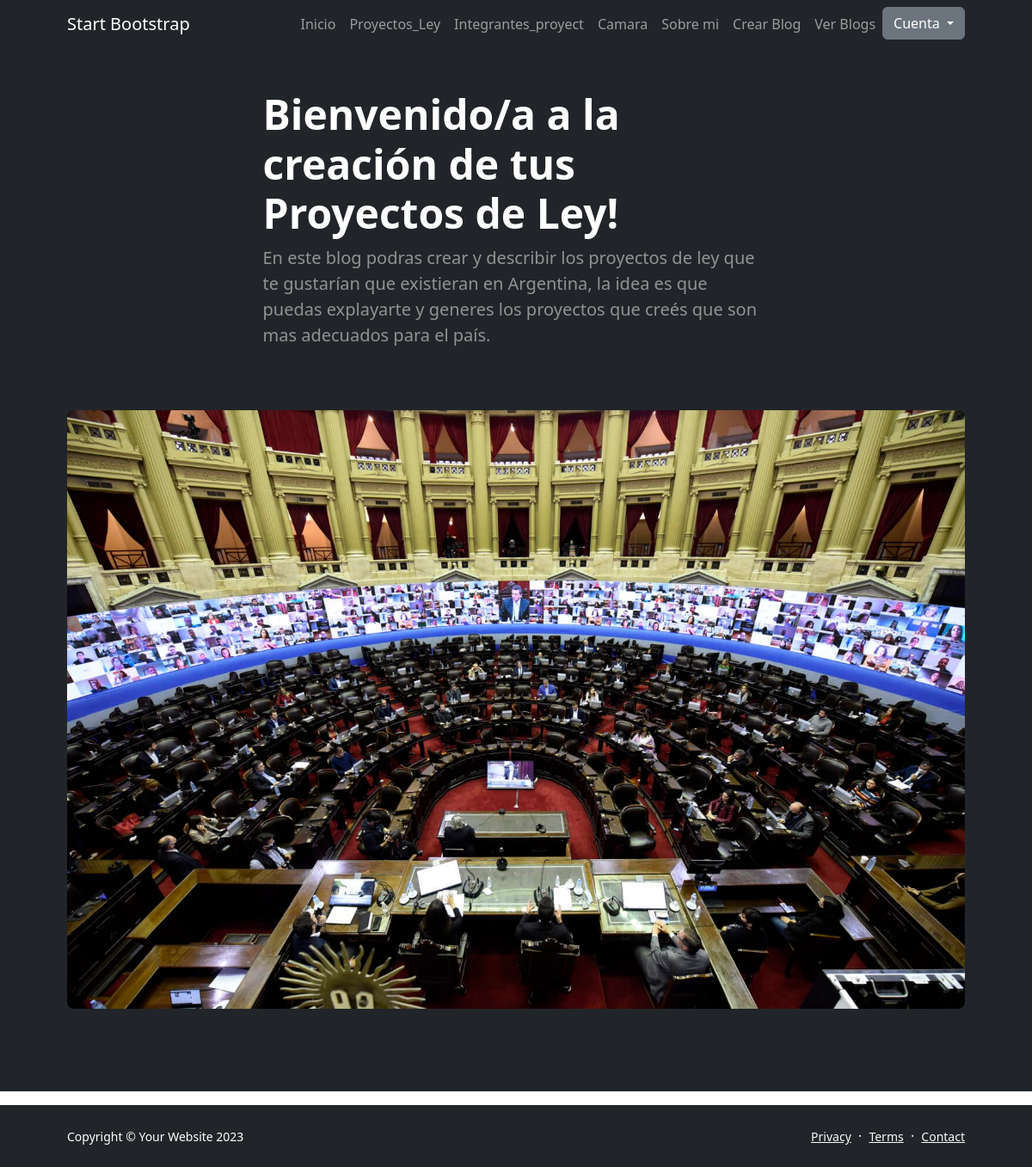
/leerProyectos (signed in), run on an earlier commit of the app's database.
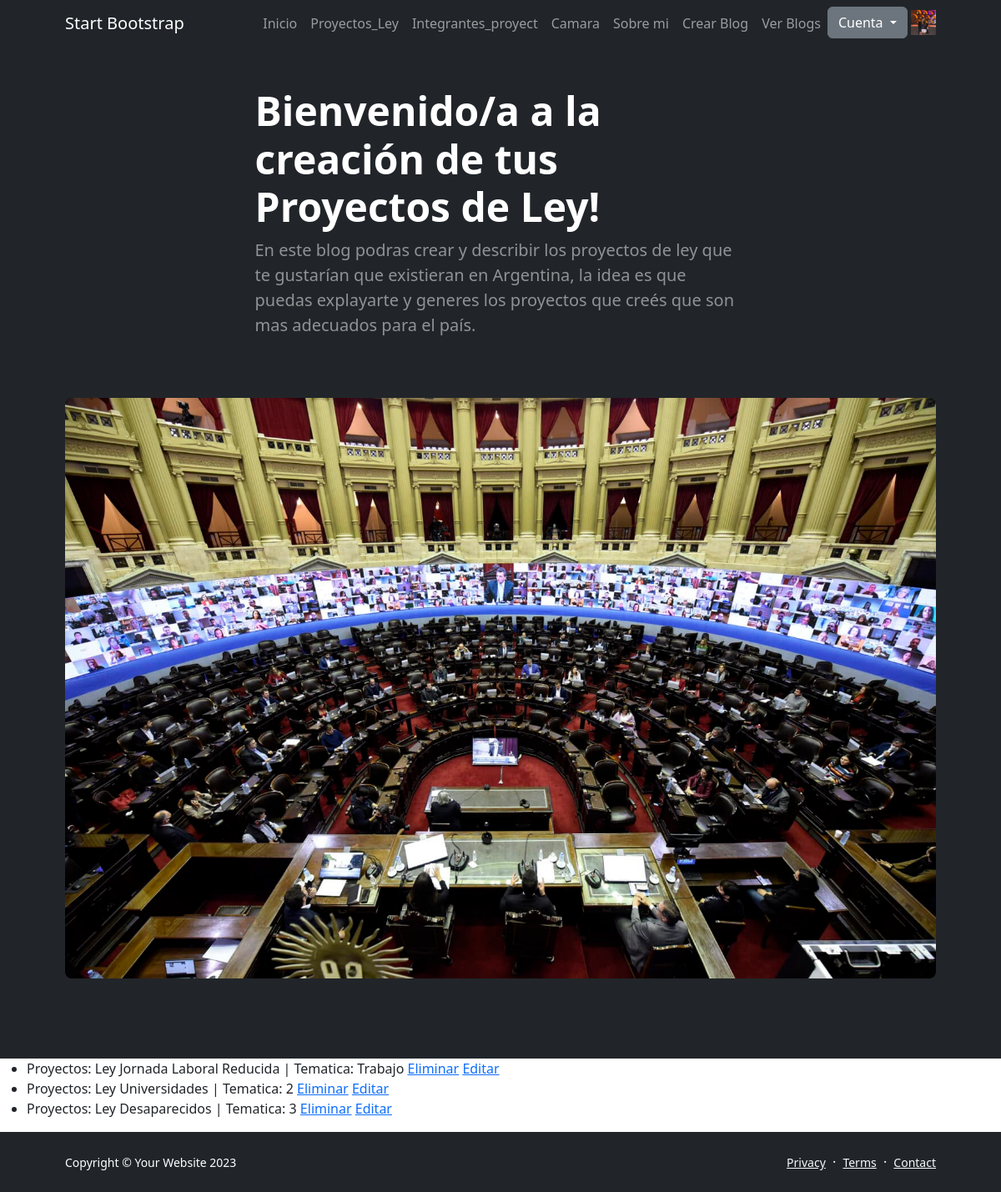
And on a later commit of the database.
### appcoder/models.py (models this page shows, shortened)
class Avatar(models.Model):
    user = models.OneToOneField(
        settings.AUTH_USER_MODEL, on_delete=models.CASCADE)
    imagen = models.ImageField(
        upload_to='avatars/', default='avatars/default.png')

class Proyectos_Ley(models.Model):
    nombre= models.CharField(max_length=40)
    tematica=models.CharField(max_length=20)

### appcoder/views.py (the view)
# urls.py: path('leerProyectos', views.leerProyectos, name='LeerProyectos'),
def leerProyectos(request):
    proyectos = Proyectos_Ley.objects.all() #trae todos los proyectos
    return render(request, "AppCoder/leerProyectos.html", {'proyectos': proyectos})

### appcoder/templates/AppCoder/leerProyectos.html (shortened to what this page needs)
{% extends 'AppCoder/base.html' %}
{% load static %}
{% block main %}
<ul>
{% for proyecto in proyectos %}
    <li>Proyectos: {{ proyecto.nombre }} | Tematica: {{ proyecto.tematica }}
         <a href="{% url 'DeleteProyecto' proyecto.id %}">Eliminar</a>
         <a href="{% url 'EditProyecto' proyecto.id %}">Editar</a>
        </li>
{% endfor %}
</ul>
{% endblock main %}

### appcoder/templates/AppCoder/base.html (shortened to what the changed rows need)
<!DOCTYPE html>
<html lang="en">
    <head>
        {% load static %}
        <link href="https://cdn.jsdelivr.net/npm/bootstrap-icons@1.5.0/font/bootstrap-icons.css" rel="stylesheet" />
        <link rel="stylesheet" href="{% static 'AppCoder/css/styles.css'%}">
    </head>
    <body class="d-flex flex-column h-100">
        <main class="flex-shrink-0">
            <nav class="navbar navbar-expand-lg navbar-dark bg-dark">
                <div class="container px-5">
                    <div class="collapse navbar-collapse" id="navbarSupportedContent">
                        <ul class="navbar-nav ms-auto mb-2 mb-lg-0">
                            <li class="nav-item"><a class="nav-link" href="{% url 'Inicio' %}">Inicio</a>
                            <li class="nav-item"><a class="nav-link" href="{% url 'Proyectos_Ley' %}">Proyectos_Ley</a>
                            <li class="nav-item"><a class="nav-link" href="{% url 'Integrantes_proyect' %}">Integrantes_proyect</a>
                            <li class="nav-item"><a class="nav-link" href="{% url 'Camara' %}">Camara</a>
                            <li class="nav-item"><a class="nav-link" href="{% url 'about' %}">Sobre mi</a>
                            <li class="nav-item"><a class="nav-link" href="{% url 'create_blog'%}">Crear Blog</a>
                            <li class="nav-item dropdown">
                        {% if request..is_authenticated %}
                            <div class="dropdown">
                                <button class="'btn btn-secondary dropdown-toggle" type="button" id="dropdownMenuButton1">
                                    {{ request.user.username }}
                                </button>
                                <ul class="dropdown-menu" aria-labelledby="dropdownMenuButton1">
                                    <li><a class='dropdown-item' href="{% url 'Logout' %}">Cerrar Sesion</a></li>
                                </ul>
                            </div>
                        {% else %}
                        <div class="dropdown">
                            <button class="btn btn-secondary dropdown-toggle" type="button" id="dropdownMenuButton1" data-toggle="dropdown">
                                Cuenta
                            </button>
                            {% if request.user.avatar%}
                            <img src="{{ request.user.avatar.imagen.url}}" width="30" height="30" class="avatar-img">
                            {% endif %}
                        </div>
                        {% endif %}
                    </div>
                </div>
            </nav>
            <header class="bg-dark py-5">
                <div class="container px-5">
                    <div class="row gx-5 align-items-center justify-content-center">
                        <div class="col-lg-8 col-xl-7 col-xxl-6">
                            <h1 class="display-5 fw-bolder text-white mb-2">Bienvenido/a a la creación de tus Proyectos de Ley!</h1>
                            </div>
                        </div>
                </div>
            </header>
        {% block main %}
        {% endblock %}
    </body>
</html>

What changed in the data, as far as the page shows it:
added Proyectos_Ley: nombre "Ley Jornada Laboral Reducida", tematica "Trabajo"
added Proyectos_Ley: nombre "Ley Universidades", tematica "2"
added Proyectos_Ley: nombre "Ley Desaparecidos", tematica "3"
